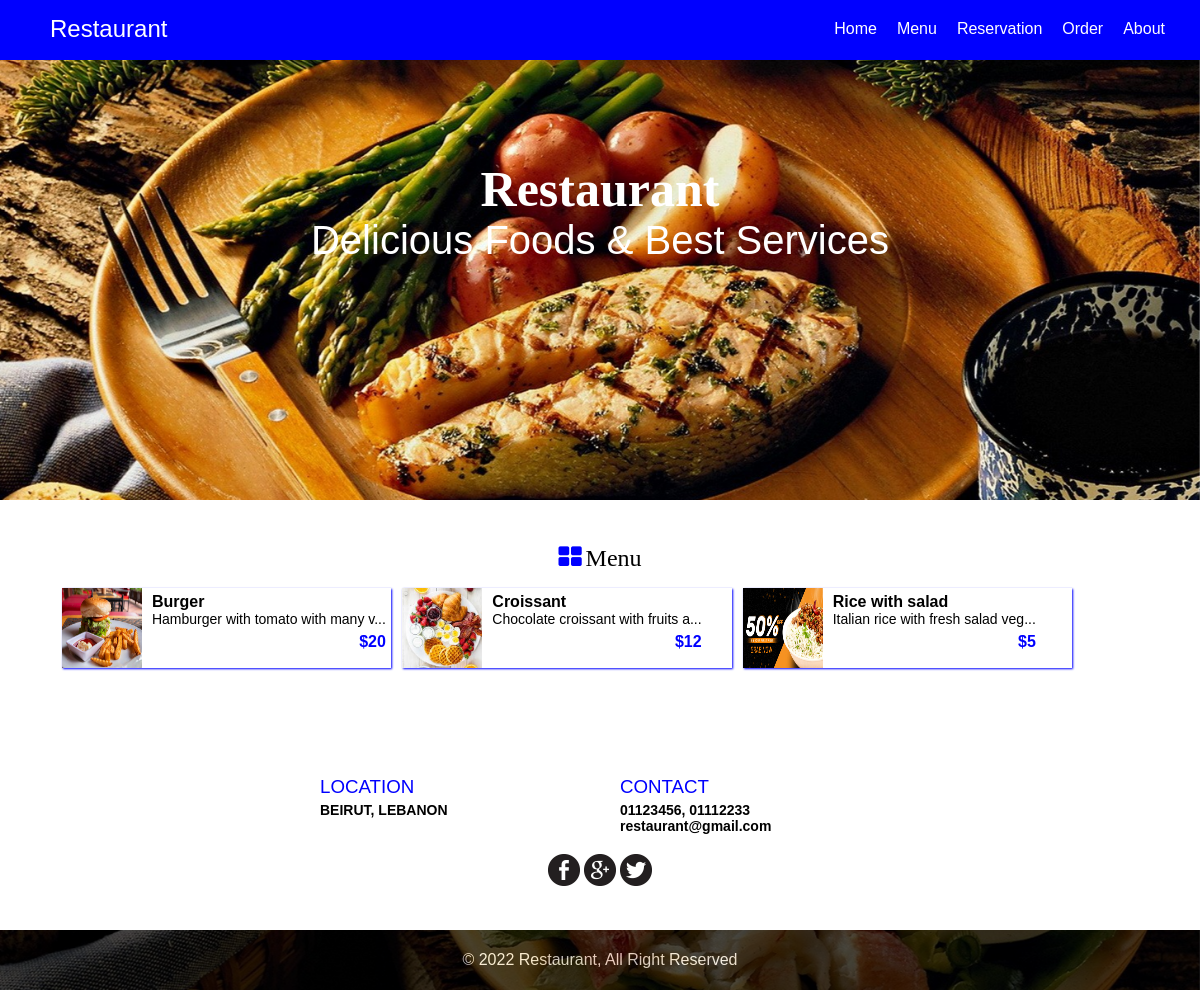
The page / on the database its author committed.
### tables this page shows
CREATE TABLE `food` (
  `id` int(11) NOT NULL,
  `food_name` varchar(255) NOT NULL,
  `food_category` varchar(255) NOT NULL,
  `food_price` varchar(255) NOT NULL,
  `food_description` text NOT NULL
);

### index.php (the view, shortened to what this page needs)
<?php
	require "admin/includes/db.php";
	$get_recent = $db->query("SELECT * FROM food");
	$result = "";
	if($get_recent->num_rows) {
		while($row = $get_recent->fetch_assoc()) {
			$result .= "<div class='parallax_item'>
							<a href='detail.php?fid=".$row['id']."'><img src='image/FoodPics/".$row['id'].".jpg' width='80px' height='80px' />
							<div class='detail'>
								<h4>".$row['food_name']."</h4>
								<p class='desc'>".substr($row['food_description'], 0, 33)."...</p>
								<p class='price'>$".$row['food_price']."</p>
							</div>
							<p class='clear'></p>
							</a>
						</div>";
		}
	}
?>
<!Doctype html>
<html lang="en">
<head>
<link rel="stylesheet" href="css/main.css" />
</head>
<body>
<?php require "includes/header.php"; ?>
<div class="parallax" onclick="remove_class()">
	<div class="parallax_head">
		<h2>Restaurant</h2>
		<h3>Delicious Foods & Best Services</h3>
	</div>
</div>
<div class="content remove_pad" onclick="remove_class()">
	<div class="inner_content on_parallax">
		<h2><span class="fresh">Menu</span></h2>
		<div class="parallax_content">
			<?php echo $result; ?>
		</div>
	</div>
</div>
<div class="content" onclick="remove_class()">
	<div class="inner_content">
		<div class="contact">
			<div class="left">
				<h3>LOCATION</h3>
				<p>BEIRUT, LEBANON</p>
			</div>
			<div class="left">
				<h3>CONTACT</h3>
				<p>01123456, 01112233</p>
				<p>restaurant@gmail.com</p>
			</div>
			<div class="icon_holder">
				<a href="#"><img src="image/icons/Facebook.png" alt="image/icons/Facebook.png" /></a>
				<a href="#"><img src="image/icons/Google+.png" alt="image/icons/Google+.png"  /></a>
				<a href="#"><img src="image/icons/Twitter.png" alt="image/icons/Twitter.png"  /></a>
			</div>
		</div>
	</div>
</div>
<div class="footer_parallax" onclick="remove_class()">
	<div class="on_footer_parallax">
		<p style="color: white;">&copy; 2022 Restaurant, All Right Reserved</p>
	</div>
</div>
</body>
</html>

### includes/header.php (shortened to what this page needs)
<header>
	<div onclick="remove_class()">
	<div class="main_nav">
		<h2>Restaurant</h2>
		<ul class="default_links">
			<li><a href="index.php">Home</a></li>
			<li><a href="menu.php">Menu</a></li>
			<li><a href="reservation.php">Reservation</a></li>
			<li><a href="basket.php">Order</a></li>
			<li><a href="about.php">About</a></li>
		</ul>
	</div>
	</div>
</header>

### css/main.css (style rules this page uses)
* { margin: 0; padding: 0; box-sizing: border-box; }
body { font-family: Arial, Helvetica, san-serif, tahoma; }
header { display: block; background: #0000ff; position: fixed; width: 100%; right: 0; top: 0; margin-bottom: 60px; z-index: 100; }
div.main_nav { padding: 15px 15px; display: block; background: #0000ff; height: auto; min-height: 60px; }
div.main_nav h2 { float: left; margin-left: 35px; font-family: 1em "helvetica" sans-serif; color: #fff; font-weight: 200; }
div.main_nav ul { padding: 0; margin: 0; list-style-type: none; float: right; margin-right: 20px; }
div.main_nav ul li { float: left; margin-left: 20px; margin-top: 5px; height: 20px; width: auto; }
div.main_nav ul li a { text-decoration: none; color: #fff; }
div.parallax { background-image: url("../image/dish_2.jpg"); background-attachment: fixed; height: 500px; background-repeat: no-repeat; background-position: center; background-size: cover; width: 100%; }
div.parallax_head { opacity: 3; color: #fff; text-align: center; text-shadow:#0000ff; height: 370px; padding: 10px; }
div.on_parallax { background: #fff; opacity: 3; color: #000; text-align: center; height: 800px; padding: 10px; }
div.on_parallax h2 { color: #000; margin: 15px auto; font-weight: 400; font-family: cursive; }
span.fresh:before { content: '\f009'; font-family: FontAwesome; color: #0000ff; font-size: 25px; margin-right: 4px; }
div.parallax_content { max-width: 1100px; height: auto; padding: 1px; margin: 0 auto; }
div.parallax_item { float: left; margin-left: 1%; width: 30%; background: #fff; height: auto; box-shadow: 1px 1px 2px #0000ff; margin-bottom: 7px; }
div.parallax_item a { text-decoration: none; color: #000; }
div.parallax_item img { float: left; margin-right: 5px; }
div.detail { padding: 5px; text-align: left; float:left; }
div.detail p.desc { font-size: 14px; }
div.detail p.price { text-align: right; line-height: 30px; color: #0000ff; font-weight: bold; }
div.parallax_head h2 { margin-top: 150px; font-family: lucida handwriting; text-transform: capitalize; font-size: 50px; }
div.parallax_head h3 { font-size: 40px; font-family: sans-serif; font-weight: 200; }
div.content { background: #fff; color: #000; padding: 20px 15px; height: auto; display: block; }
div.content.remove_pad { background: #fff; color: blue; padding: 10px 15px; height: auto; display: block; }
div.inner_content { max-width: 1200px; height: auto; padding: 20px; margin: 0 auto; }
div.left { float: left; width: 50%; height: auto; padding: 20px; }
div.contact { max-width: 600px; margin: 0 auto; height: auto; color: #000; }
div.contact div.left h3 { color: #0000ff; font-weight: 200; margin-bottom: 4px; }
div.contact div.left p { font-size: 14px; font-weight: bold; }
div.icon_holder { text-align: center; margin-top: 10px; }
div.footer_parallax { background-image: url("../image/dish_2.jpg"); background-attachment: fixed; height: 60px; background-repeat: no-repeat; background-position: center; background-size: cover; width: 100%; }
div.on_footer_parallax { background: #000; opacity: 0.7; color: #fff; text-align: center; height: 60px; padding: 10px; text-align: center; }
div.on_footer_parallax p { line-height: 40px; }

### rows shown on the page
food: shows a picture, food_name "Burger", food_description "Hamburger with tomato with many v", food_price "20"
food: shows a picture, food_name "Croissant", food_description "Chocolate croissant with fruits a", food_price "12"
food: shows a picture, food_name "Rice with salad", food_description "Italian rice with fresh salad veg", food_price "5"
